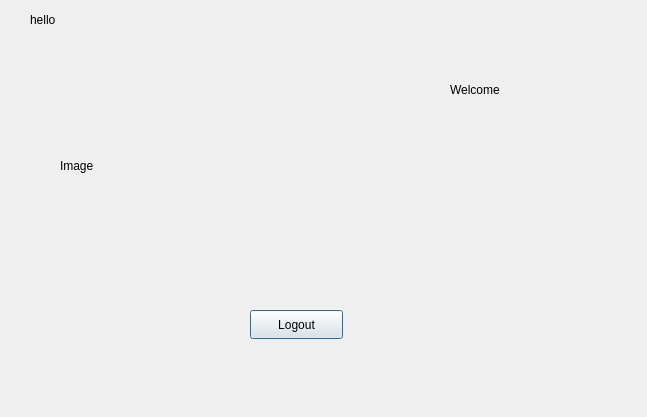
<?xml version="1.0" encoding="UTF-8"?>
<ui version="4.0">
 <class>Welcome</class>
 <widget class="QDialog" name="Welcome">
  <property name="geometry">
   <rect>
    <x>0</x>
    <y>0</y>
    <width>647</width>
    <height>417</height>
   </rect>
  </property>
  <property name="windowTitle">
   <string>Dialog</string>
  </property>
  <widget class="QLabel" name="Hello">
   <property name="geometry">
    <rect>
     <x>30</x>
     <y>10</y>
     <width>321</width>
     <height>20</height>
    </rect>
   </property>
   <property name="text">
    <string>hello</string>
   </property>
  </widget>
  <widget class="QLabel" name="Image">
   <property name="geometry">
    <rect>
     <x>60</x>
     <y>70</y>
     <width>511</width>
     <height>191</height>
    </rect>
   </property>
   <property name="text">
    <string>Image</string>
   </property>
  </widget>
  <widget class="QLabel" name="label">
   <property name="geometry">
    <rect>
     <x>450</x>
     <y>80</y>
     <width>63</width>
     <height>20</height>
    </rect>
   </property>
   <property name="text">
    <string>Welcome</string>
   </property>
  </widget>
  <widget class="QPushButton" name="pushButton">
   <property name="geometry">
    <rect>
     <x>250</x>
     <y>310</y>
     <width>93</width>
     <height>29</height>
    </rect>
   </property>
   <property name="text">
    <string>Logout</string>
   </property>
  </widget>
 </widget>
 <resources/>
 <connections/>
</ui>
